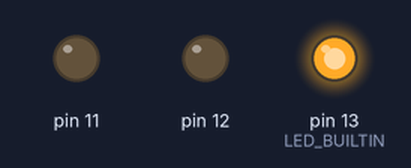
A sketch run on a simulated Arduino Uno, built with avr-gcc and run on an emulated ATmega328P. On the bench: output pins drawn as LEDs (lit = HIGH).

Above: at 28.5 s.
At 29.5 s:
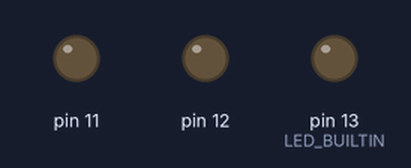
Timing chart, 0 to 31.0 s (numbered marks = the images above):
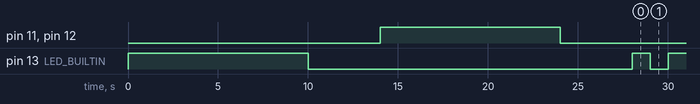

The sketch:

Practica.12.ino
```cpp
// C++ code
//
void setup()
{
  pinMode(LED_BUILTIN, OUTPUT);
  pinMode(13, OUTPUT);
  pinMode(12, OUTPUT);
  pinMode(11, OUTPUT);

  digitalWrite(13, HIGH);
  delay(10000); // Wait for 10000 millisecond(s)
  digitalWrite(13, LOW);
  delay(4000); // Wait for 4000 millisecond(s)
  digitalWrite(12, HIGH);
  digitalWrite(11, HIGH);
  delay(10000); // Wait for 10000 millisecond(s)
  digitalWrite(11, LOW);
  digitalWrite(12, LOW);
  delay(4000); // Wait for 4000 millisecond(s)
}

void loop()
{
  digitalWrite(LED_BUILTIN, HIGH);
  delay(1000); // Wait for 1000 millisecond(s)
  digitalWrite(LED_BUILTIN, LOW);
  delay(1000); // Wait for 1000 millisecond(s)
}
```

Measured:
- by itself, pin 13 (LED_BUILTIN): repeats every 2.0 s: HIGH 1.0 s, LOW 1.0 s
